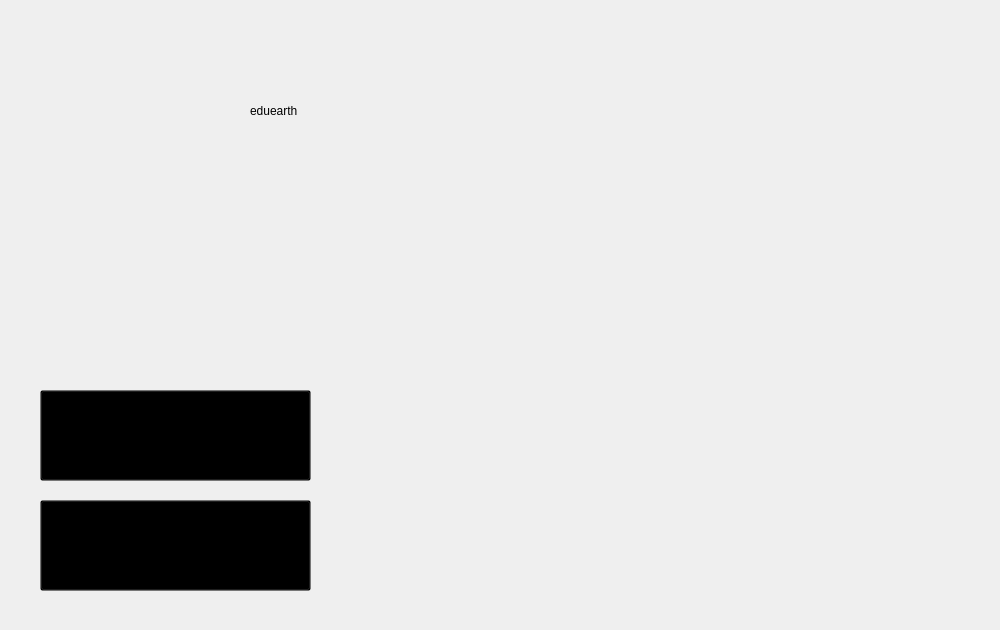
<?xml version="1.0" encoding="UTF-8"?>
<ui version="4.0">
 <class>MainWindow</class>
 <widget class="QMainWindow" name="MainWindow">
  <property name="enabled">
   <bool>true</bool>
  </property>
  <property name="geometry">
   <rect>
    <x>0</x>
    <y>0</y>
    <width>1000</width>
    <height>630</height>
   </rect>
  </property>
  <property name="sizePolicy">
   <sizepolicy hsizetype="Fixed" vsizetype="Fixed">
    <horstretch>1</horstretch>
    <verstretch>1</verstretch>
   </sizepolicy>
  </property>
  <property name="minimumSize">
   <size>
    <width>1000</width>
    <height>630</height>
   </size>
  </property>
  <property name="maximumSize">
   <size>
    <width>1000</width>
    <height>630</height>
   </size>
  </property>
  <property name="baseSize">
   <size>
    <width>900</width>
    <height>500</height>
   </size>
  </property>
  <property name="windowTitle">
   <string>EduEarth Launcher</string>
  </property>
  <property name="windowIcon">
   <iconset resource="resources.qrc">
    <normaloff>:/images/logo/planet_only.png</normaloff>:/images/logo/planet_only.png</iconset>
  </property>
  <property name="layoutDirection">
   <enum>Qt::RightToLeft</enum>
  </property>
  <property name="autoFillBackground">
   <bool>false</bool>
  </property>
  <property name="styleSheet">
   <string notr="true">background-image: url(:/images/backgrounds/background_planet.png);
font: 20pt &quot;Ubuntu-Title&quot;;
</string>
  </property>
  <property name="animated">
   <bool>false</bool>
  </property>
  <widget class="QWidget" name="centralwidget">
   <property name="enabled">
    <bool>true</bool>
   </property>
   <property name="sizePolicy">
    <sizepolicy hsizetype="Fixed" vsizetype="Fixed">
     <horstretch>0</horstretch>
     <verstretch>0</verstretch>
    </sizepolicy>
   </property>
   <property name="minimumSize">
    <size>
     <width>1000</width>
     <height>630</height>
    </size>
   </property>
   <property name="maximumSize">
    <size>
     <width>1000</width>
     <height>630</height>
    </size>
   </property>
   <property name="baseSize">
    <size>
     <width>1000</width>
     <height>630</height>
    </size>
   </property>
   <property name="autoFillBackground">
    <bool>true</bool>
   </property>
   <property name="styleSheet">
    <string notr="true"/>
   </property>
   <widget class="QLabel" name="label">
    <property name="geometry">
     <rect>
      <x>250</x>
      <y>50</y>
      <width>471</width>
      <height>121</height>
     </rect>
    </property>
    <property name="styleSheet">
     <string notr="true">background: rgba(0, 0, 0, 0);
font: 96pt &quot;Ubuntu-Title&quot;;</string>
    </property>
    <property name="text">
     <string>eduearth</string>
    </property>
   </widget>
   <widget class="QPushButton" name="pushButton_2">
    <property name="geometry">
     <rect>
      <x>40</x>
      <y>390</y>
      <width>271</width>
      <height>91</height>
     </rect>
    </property>
    <property name="styleSheet">
     <string notr="true">#pushButton_2
{
	border-image: url(:/images/backgrounds/buttons/top/top_button.png);
	background: rgba(0, 0, 0, 0);
	font: 36pt &quot;Ubuntu-Title-fr&quot;;
}
#pushButton_2:pressed
{
	border-image: url(:/images/backgrounds/buttons/top/top_button_pressed.png);
}</string>
    </property>
    <property name="text">
     <string>arrêter</string>
    </property>
   </widget>
   <widget class="QPushButton" name="pushButton">
    <property name="geometry">
     <rect>
      <x>40</x>
      <y>500</y>
      <width>271</width>
      <height>91</height>
     </rect>
    </property>
    <property name="styleSheet">
     <string notr="true">#pushButton
{
border-image: url(:/images/backgrounds/buttons/bottom/bottom_button.png);
background: rgba(0, 0, 0, 0);
font: 36pt &quot;Ubuntu-Title-fr&quot;;
}

#pushButton:pressed
{
	border-image: url(:/images/backgrounds/buttons/bottom/bottom_button_pressed.png);
}</string>
    </property>
    <property name="text">
     <string>démarrer</string>
    </property>
   </widget>
  </widget>
 </widget>
 <resources>
  <include location="resources.qrc"/>
 </resources>
 <connections/>
</ui>
